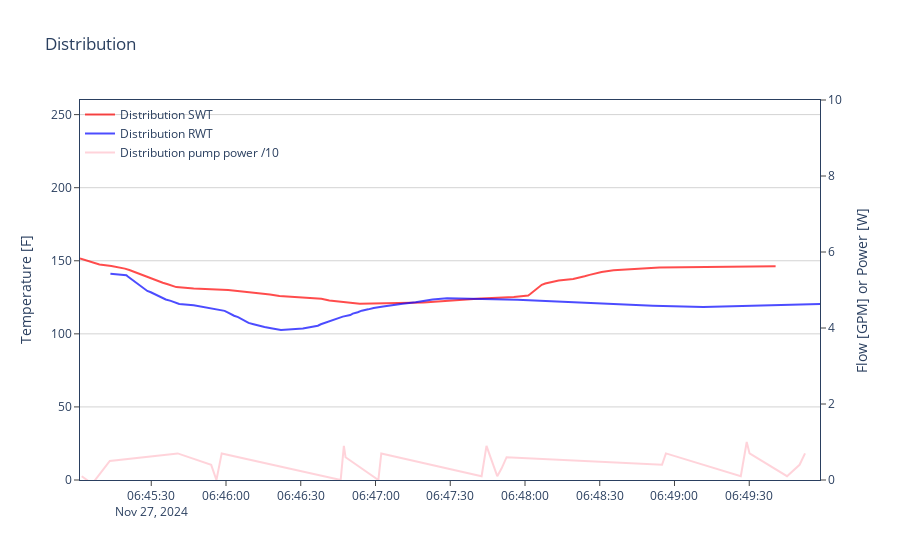

Notebook cell for this chart:
### Code cell
# --------------------------------------
# PLOT 1
# --------------------------------------

fig = go.Figure()
fig.update_xaxes(showgrid=False)

# Temperature
temp_plot = False
if 'hp-lwt' in selected_plot_keys:
    temp_plot = True
    yf = [to_fahrenheit(x/1000) for x in channels['hp-lwt']['values']]
    fig.add_trace(go.Scatter(x=channels['hp-lwt']['times'], y=yf, 
                            mode='lines', opacity=0.7,
                            line=dict(color='red', dash='solid'),
                            name='HP LWT'))
if 'hp-ewt' in selected_plot_keys:
    temp_plot = True
    yf = [to_fahrenheit(x/1000) for x in channels['hp-ewt']['values']]

    fig.add_trace(go.Scatter(x=channels['hp-ewt']['times'], y=yf, 
                            mode='lines', opacity=0.7,
                            line=dict(color='blue', dash='solid'),
                            name='HP EWT'))

if temp_plot:
    if 'hp-odu-pwr' in selected_plot_keys or 'hp-idu-pwr' in selected_plot_keys or 'primary-pump-pwr' in selected_plot_keys:
        fig.update_yaxes(range=[0, 260])
    fig.update_layout(yaxis=dict(title='Temperature [F]', zeroline=False))
    fig.update_yaxes(showgrid=True, gridwidth=1, gridcolor='LightGray')
    y_axis_power = 'y2'
else:
    y_axis_power = 'y'
    fig.update_layout(yaxis=dict(title='Power [kW]', zeroline=False))
    fig.update_yaxes(showgrid=True, gridwidth=1, gridcolor='LightGray')

# Power
power_plot = False
if 'hp-odu-pwr' in selected_plot_keys:
    power_plot = True
    yf = [x/1000 for x in channels['hp-odu-pwr']['values']]
    fig.add_trace(go.Scatter(x=channels['hp-odu-pwr']['times'], y=yf, 
                            mode='lines', opacity=0.7,
                            line=dict(color='green', dash='solid'),
                            name='HP outdoor',
                            yaxis=y_axis_power))

if 'hp-idu-pwr' in selected_plot_keys:
    power_plot = True
    yf = [x/1000 for x in channels['hp-idu-pwr']['values']]
    fig.add_trace(go.Scatter(x=channels['hp-idu-pwr']['times'], y=yf, 
                            mode='lines', opacity=0.7,
                            line=dict(color='orange', dash='solid'),
                            name='HP indoor',
                            yaxis=y_axis_power))
    
if 'primary-pump-pwr' in selected_plot_keys:
    power_plot = True
    yf = [x/10 for x in channels['primary-pump-pwr']['values']]
    fig.add_trace(go.Scatter(x=channels['primary-pump-pwr']['times'], y=yf, 
                            mode='lines', opacity=0.7,
                            line=dict(color='purple', dash='solid'),
                            name='Primary pump x100',
                            yaxis=y_axis_power))

if power_plot:
    fig.update_layout(yaxis2=dict(title='Power [kW]', overlaying='y', side='right', showgrid=False, zeroline=False, range=[0, 30]))

fig.update_layout(
    title='Heat Pump',
    plot_bgcolor='rgba(0,0,0,0)',
    paper_bgcolor='rgba(0,0,0,0)',
    xaxis=dict(
        mirror=True,
        ticks='outside',
        showline=True,
        linecolor='rgb(42,63,96)',
        ),
    yaxis=dict(
        mirror=True,
        ticks='outside',
        showline=True,
        linecolor='rgb(42,63,96)',
        ),
    yaxis2=dict(
        mirror=True,
        ticks='outside',
        showline=True,
        linecolor='rgb(42,63,96)',
        ),
    legend=dict(
        x=0,
        y=1,
        xanchor='left',
        yanchor='top'
    )
)

fig.write_html("heatpump.html")

# --------------------------------------
# PLOT 2
# --------------------------------------

fig = go.Figure()
fig.update_xaxes(showgrid=False)

fig.update_layout(title='Distribution',
                plot_bgcolor='rgba(0,0,0,0)',
                paper_bgcolor='rgba(0,0,0,0)')

# Temperature
temp_plot = False
if 'dist-swt' in selected_plot_keys:
    temp_plot = True
    yf = [to_fahrenheit(x/1000) for x in channels['dist-swt']['values']]
    fig.add_trace(go.Scatter(x=channels['dist-swt']['times'], y=yf, 
                            mode='lines', opacity=0.7,
                            line=dict(color='red', dash='solid'),
                            name='Distribution SWT'))
if 'dist-rwt' in selected_plot_keys:
    temp_plot = True
    yf = [to_fahrenheit(x/1000) for x in channels['dist-rwt']['values']]
    fig.add_trace(go.Scatter(x=channels['dist-rwt']['times'], y=yf, 
                            mode='lines', opacity=0.7,
                            line=dict(color='blue', dash='solid'),
                            name='Distribution RWT'))
    
if temp_plot:
    if 'zone_heat_calls' in selected_plot_keys:
        fig.update_yaxes(range=[0, 260])
    fig.update_layout(yaxis=dict(title='Temperature [F]', zeroline=False))
    fig.update_yaxes(showgrid=True, gridwidth=1, gridcolor='LightGray')
    y_axis_power = 'y2'
else:
    y_axis_power = 'y'
    fig.update_layout(yaxis=dict(title='Power [kW]', zeroline=False))
    fig.update_yaxes(showgrid=True, gridwidth=1, gridcolor='LightGray')

# Distribution pump power
power_plot = False   
if 'dist-pump-pwr'in selected_plot_keys:
    power_plot = True
    yf = [x/10 for x in channels['dist-pump-pwr']['values']]
    fig.add_trace(go.Scatter(x=channels['dist-pump-pwr']['times'], y=yf, 
                            mode='lines', opacity=0.7,
                            line=dict(color='pink', dash='solid'),
                            name='Distribution pump power /10',
                            yaxis = y_axis_power))
if 'dist-flow' in selected_plot_keys and 'dist-flow' in channels:
    power_plot = True
    yf = [x/100 for x in channels['dist-flow']['values']]
    fig.add_trace(go.Scatter(x=channels['dist-flow']['times'], y=yf, 
                            mode='lines', opacity=0.4,
                            line=dict(color='purple', dash='solid'),
                            name='Distribution flow',
                            yaxis = y_axis_power))
    
if power_plot:
    fig.update_layout(yaxis2=dict(title='Flow [GPM] or Power [W]', overlaying='y', side='right', showgrid=False, zeroline=False, range=[0, 10]))

fig.update_layout(
    legend=dict(
        x=0,
        y=1,
        xanchor='left',
        yanchor='top'
    )
)

fig.update_layout(
    xaxis=dict(
        mirror=True,
        ticks='outside',
        showline=True,
        linecolor='rgb(42,63,96)',
        ),
    yaxis=dict(
        mirror=True,
        ticks='outside',
        showline=True,
        linecolor='rgb(42,63,96)',
        ),
    yaxis2=dict(
        mirror=True,
        ticks='outside',
        showline=True,
        linecolor='rgb(42,63,96)',
        ),
    legend=dict(
        x=0,
        y=1,
        xanchor='left',
        yanchor='top'
    )
)

fig.write_html("distribution.html")
fig.show()

### Figure 1 — Plotly figure (JSON) as saved in the notebook; plotly's stock layout.template omitted (floating-point values rounded to 4 significant figures)
{"data": [{"line": {"color": "red", "dash": "solid"}, "mode": "lines", "name": "Distribution SWT", "opacity": 0.7, "type": "scatter", "x": ["2024-11-27T06:45:01.406000", "2024-11-27T06:45:03.206000", "2024-11-27T06:45:04.407000", "2024-11-27T06:45:06.808000", "2024-11-27T06:45:09.210000", "2024-11-27T06:45:14.013000", "2024-11-27T06:45:17.418000", "2024-11-27T06:45:19.416000", "2024-11-27T06:45:21.217000", "2024-11-27T06:45:22.618000", "2024-11-27T06:45:24.020000", "2024-11-27T06:45:25.220000", "2024-11-27T06:45:26.420000", "2024-11-27T06:45:27.822000", "2024-11-27T06:45:29.222000", "2024-11-27T06:45:30.823000", "2024-11-27T06:45:32.825000", "2024-11-27T06:45:34.626000", "2024-11-27T06:45:36.627000", "2024-11-27T06:45:38.628000", "2024-11-27T06:45:40.029000", "2024-11-27T06:45:47.034000", "2024-11-27T06:46:00.845000", "2024-11-27T06:46:07.447000", "2024-11-27T06:46:13.450000", "2024-11-27T06:46:17.654000", "2024-11-27T06:46:21.455000", "2024-11-27T06:46:33.062000", "2024-11-27T06:46:38.266000", "2024-11-27T06:46:41.470000", "2024-11-27T06:46:47.672000", "2024-11-27T06:46:53.675000", "2024-11-27T06:47:19.291000", "2024-11-27T06:47:26.298000", "2024-11-27T06:47:33.701000", "2024-11-27T06:47:42.306000", "2024-11-27T06:47:55.516000", "2024-11-27T06:48:01.319000", "2024-11-27T06:48:02.119000", "2024-11-27T06:48:02.920000", "2024-11-27T06:48:03.722000", "2024-11-27T06:48:04.322000", "2024-11-27T06:48:04.921000", "2024-11-27T06:48:05.722000", "2024-11-27T06:48:06.723000", "2024-11-27T06:48:08.122000", "2024-11-27T06:48:10.724000", "2024-11-27T06:48:13.528000", "2024-11-27T06:48:19.331000", "2024-11-27T06:48:22.332000", "2024-11-27T06:48:23.932000", "2024-11-27T06:48:25.935000", "2024-11-27T06:48:28.136000", "2024-11-27T06:48:30.737000", "2024-11-27T06:48:35.541000", "2024-11-27T06:48:43.946000", "2024-11-27T06:48:53.953000", "2024-11-27T06:49:40.582000"], "y": [151.5, 150.5, 149.5, 148.4, 147.4, 146.5, 145.6, 144.6, 143.7, 142.7, 141.7, 140.8, 139.9, 138.9, 138.0, 137.0, 135.8, 134.9, 133.9, 133.0, 132.0, 131.1, 130.0, 128.8, 127.9, 127.0, 125.8, 124.9, 124.0, 122.8, 121.5, 120.5, 121.5, 122.4, 123.3, 124.2, 125.1, 126.2, 127.2, 128.4, 129.4, 130.6, 131.5, 132.6, 133.5, 134.5, 135.6, 136.6, 137.5, 138.4, 139.4, 140.3, 141.3, 142.3, 143.5, 144.4, 145.3, 146.2]}, {"line": {"color": "blue", "dash": "solid"}, "mode": "lines", "name": "Distribution RWT", "opacity": 0.7, "type": "scatter", "x": ["2024-11-27T06:45:13.611000", "2024-11-27T06:45:20.015000", "2024-11-27T06:45:20.617000", "2024-11-27T06:45:21.416000", "2024-11-27T06:45:22.420000", "2024-11-27T06:45:23.218000", "2024-11-27T06:45:24.020000", "2024-11-27T06:45:24.820000", "2024-11-27T06:45:25.620000", "2024-11-27T06:45:26.420000", "2024-11-27T06:45:27.422000", "2024-11-27T06:45:28.422000", "2024-11-27T06:45:29.824000", "2024-11-27T06:45:31.024000", "2024-11-27T06:45:32.424000", "2024-11-27T06:45:33.827000", "2024-11-27T06:45:34.626000", "2024-11-27T06:45:35.828000", "2024-11-27T06:45:37.830000", "2024-11-27T06:45:39.628000", "2024-11-27T06:45:41.230000", "2024-11-27T06:45:47.034000", "2024-11-27T06:45:50.036000", "2024-11-27T06:45:54.239000", "2024-11-27T06:45:56.241000", "2024-11-27T06:45:59.442000", "2024-11-27T06:46:00.845000", "2024-11-27T06:46:01.844000", "2024-11-27T06:46:03.244000", "2024-11-27T06:46:04.846000", "2024-11-27T06:46:05.846000", "2024-11-27T06:46:07.047000", "2024-11-27T06:46:08.246000", "2024-11-27T06:46:09.048000", "2024-11-27T06:46:11.050000", "2024-11-27T06:46:13.050000", "2024-11-27T06:46:15.451000", "2024-11-27T06:46:18.653000", "2024-11-27T06:46:22.056000", "2024-11-27T06:46:30.860000", "2024-11-27T06:46:33.464000", "2024-11-27T06:46:36.865000", "2024-11-27T06:46:38.066000", "2024-11-27T06:46:39.867000", "2024-11-27T06:46:41.668000", "2024-11-27T06:46:43.670000", "2024-11-27T06:46:45.271000", "2024-11-27T06:46:46.871000", "2024-11-27T06:46:49.873000", "2024-11-27T06:46:50.873000", "2024-11-27T06:46:52.875000", "2024-11-27T06:46:54.476000", "2024-11-27T06:46:57.079000", "2024-11-27T06:46:59.280000", "2024-11-27T06:47:03.082000", "2024-11-27T06:47:06.484000", "2024-11-27T06:47:10.886000", "2024-11-27T06:47:16.091000", "2024-11-27T06:47:18.692000", "2024-11-27T06:47:22.894000", "2024-11-27T06:47:28.698000", "2024-11-27T06:47:56.916000", "2024-11-27T06:48:10.526000", "2024-11-27T06:48:23.734000", "2024-11-27T06:48:37.742000", "2024-11-27T06:48:51.352000", "2024-11-27T06:49:11.565000", "2024-11-27T06:49:35.180000", "2024-11-27T06:49:58.397000"], "y": [141.1, 140.1, 139.2, 138.1, 137.1, 136.0, 134.9, 133.8, 132.5, 131.4, 130.3, 129.4, 128.4, 127.5, 126.5, 125.6, 124.5, 123.5, 122.5, 121.4, 120.5, 119.5, 118.6, 117.6, 116.7, 115.7, 114.5, 113.6, 112.4, 111.4, 110.5, 109.5, 108.5, 107.5, 106.6, 105.6, 104.7, 103.7, 102.7, 103.6, 104.6, 105.6, 106.6, 107.6, 108.6, 110.0, 110.9, 111.8, 112.8, 113.8, 114.8, 115.9, 116.8, 117.7, 118.7, 119.6, 120.5, 121.6, 122.5, 123.5, 124.4, 123.4, 122.3, 121.2, 120.3, 119.2, 118.3, 119.2, 120.4]}, {"line": {"color": "pink", "dash": "solid"}, "mode": "lines", "name": "Distribution pump power /10", "opacity": 0.7, "type": "scatter", "x": ["2024-11-27T06:45:02.100000", "2024-11-27T06:45:06.304000", "2024-11-27T06:45:13.371000", "2024-11-27T06:45:40.611000", "2024-11-27T06:45:54.053000", "2024-11-27T06:45:56.160000", "2024-11-27T06:45:58.280000", "2024-11-27T06:46:46.025000", "2024-11-27T06:46:47.303000", "2024-11-27T06:46:47.980000", "2024-11-27T06:47:01.151000", "2024-11-27T06:47:02.331000", "2024-11-27T06:47:42.579000", "2024-11-27T06:47:44.552000", "2024-11-27T06:47:46.136000", "2024-11-27T06:47:48.867000", "2024-11-27T06:47:50.577000", "2024-11-27T06:47:52.619000", "2024-11-27T06:48:54.992000", "2024-11-27T06:48:56.557000", "2024-11-27T06:49:26.605000", "2024-11-27T06:49:28.988000", "2024-11-27T06:49:30.122000", "2024-11-27T06:49:45.163000", "2024-11-27T06:49:50.200000", "2024-11-27T06:49:52.387000"], "y": [0.1, -0.1, 0.5, 0.7, 0.4, 0, 0.7, 0, 0.9, 0.6, 0, 0.7, 0.1, 0.9, 0.6, 0.1, 0.3, 0.6, 0.4, 0.7, 0.1, 1, 0.7, 0.1, 0.4, 0.7], "yaxis": "y2"}], "layout": {"legend": {"x": 0, "xanchor": "left", "y": 1, "yanchor": "top"}, "paper_bgcolor": "rgba(0,0,0,0)", "plot_bgcolor": "rgba(0,0,0,0)", "title": {"text": "Distribution"}, "xaxis": {"linecolor": "rgb(42,63,96)", "mirror": true, "showgrid": false, "showline": true, "ticks": "outside"}, "yaxis": {"gridcolor": "LightGray", "gridwidth": 1, "linecolor": "rgb(42,63,96)", "mirror": true, "range": [0, 260], "showgrid": true, "showline": true, "ticks": "outside", "title": {"text": "Temperature [F]"}, "zeroline": false}, "yaxis2": {"linecolor": "rgb(42,63,96)", "mirror": true, "overlaying": "y", "range": [0, 10], "showgrid": false, "showline": true, "side": "right", "ticks": "outside", "title": {"text": "Flow [GPM] or Power [W]"}, "zeroline": false}}}
